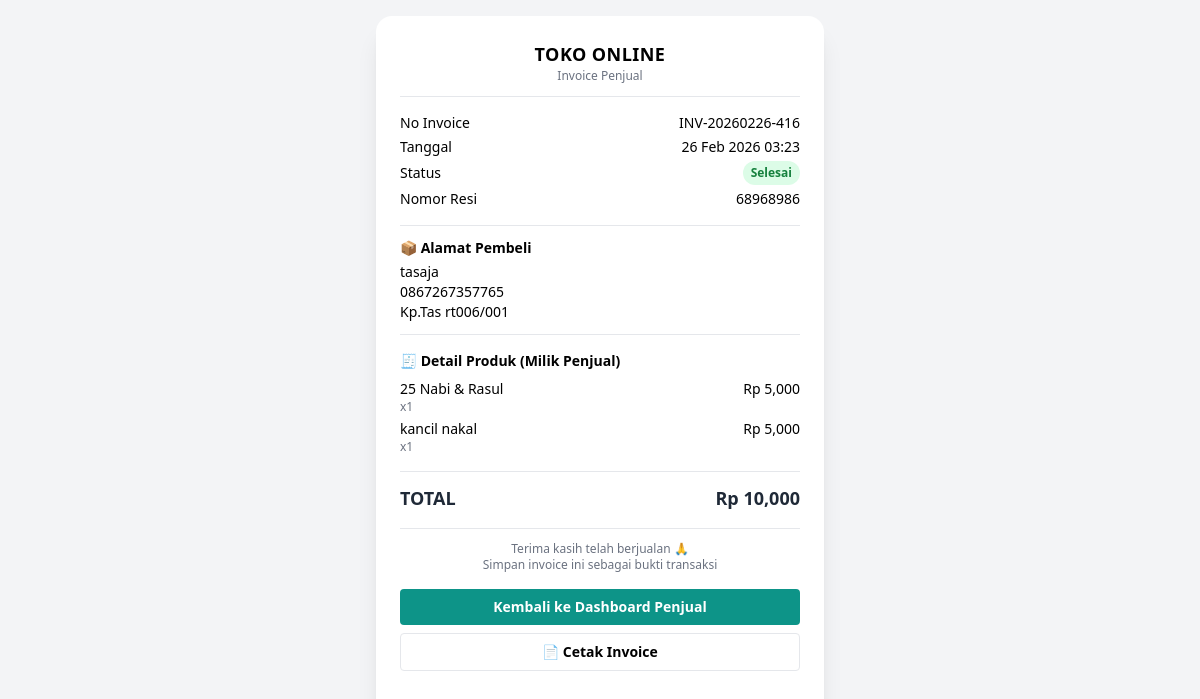
/penjual/invoice.php?transaksi_id=416 (signed in), run on the app's committed database.
### tables this page shows
CREATE TABLE `transaksi` (
  `id` int NOT NULL,
  `pembeli_id` int NOT NULL,
  `bank` varchar(50) DEFAULT NULL,
  `no_rekening` varchar(50) DEFAULT NULL,
  `no_telepon` varchar(15) DEFAULT NULL,
  `total` int NOT NULL,
  `resi` varchar(100) DEFAULT NULL,
  `status` enum('menunggu_verifikasi','diproses','dikirim','selesai','refund') NOT NULL DEFAULT 'menunggu_verifikasi',
  `created_at` timestamp NOT NULL DEFAULT CURRENT_TIMESTAMP,
  `pesan_refund` text,
  `notif_dibaca_pembeli` tinyint(1) DEFAULT '1'
);

CREATE TABLE `users` (
  `id` int NOT NULL,
  `role_id` int NOT NULL,
  `nik` char(16) NOT NULL,
  `nama` varchar(100) NOT NULL,
  `email` varchar(100) NOT NULL,
  `password` varchar(255) NOT NULL,
  `created_at` timestamp NOT NULL DEFAULT CURRENT_TIMESTAMP,
  `alamat` text,
  `foto` varchar(255) DEFAULT NULL,
  `reset_token` varchar(255) DEFAULT NULL,
  `reset_expired` datetime DEFAULT NULL,
  `status_login` enum('online','offline') DEFAULT 'offline',
  `is_active` tinyint(1) DEFAULT '1'
);

CREATE TABLE `transaksi_detail` (
  `id` int NOT NULL,
  `transaksi_id` int NOT NULL,
  `produk_id` int NOT NULL,
  `qty` int NOT NULL,
  `harga` int NOT NULL
);

CREATE TABLE `produk` (
  `id` int NOT NULL,
  `penjual_id` int NOT NULL,
  `kategori_id` int DEFAULT NULL,
  `nama_produk` varchar(150) NOT NULL,
  `deskripsi` text,
  `harga_modal` int NOT NULL,
  `harga` int NOT NULL,
  `margin` int NOT NULL DEFAULT '0',
  `margin_persen` int NOT NULL DEFAULT '0',
  `stok` int NOT NULL DEFAULT '0',
  `gambar` varchar(255) DEFAULT NULL,
  `created_at` timestamp NOT NULL DEFAULT CURRENT_TIMESTAMP,
  `updated_at` timestamp NOT NULL DEFAULT CURRENT_TIMESTAMP ON UPDATE CURRENT_TIMESTAMP,
  `is_active` tinyint(1) DEFAULT '1'
);

### penjual/invoice.php (the view, shortened to what this page needs)
<?php
include '../config/koneksi.php';
$penjual_id = $_SESSION['user_id'];
$transaksi_id = intval($_GET['transaksi_id'] ?? 0);
$q = mysqli_query($conn, "
    SELECT
        t.id,
        t.created_at,
        u.nama,
        u.alamat,
        t.no_telepon
    FROM transaksi t
    JOIN users u ON t.pembeli_id = u.id
    WHERE t.id = $transaksi_id
");
$transaksi = mysqli_fetch_assoc($q);
$qStatus = mysqli_query($conn, "
    SELECT status
    FROM transaksi_penjual
    WHERE transaksi_id = $transaksi_id
    AND penjual_id = $penjual_id
    LIMIT 1
");
$status_row = mysqli_fetch_assoc($qStatus);
$status_penjual = $status_row['status'] ?? 'menunggu';
$qResi = mysqli_query($conn, "
    SELECT resi
    FROM transaksi_penjual
    WHERE transaksi_id = $transaksi_id
    AND penjual_id = $penjual_id
    LIMIT 1
");
$resi_row = mysqli_fetch_assoc($qResi);
$resi = $resi_row['resi'] ?? '';
$qDetail = mysqli_query($conn, "
    SELECT
        d.qty,
        d.harga,
        p.nama_produk
    FROM transaksi_detail d
    JOIN produk p ON d.produk_id = p.id
    WHERE d.transaksi_id = $transaksi_id
    AND p.penjual_id = $penjual_id
");
$items = [];
$total = 0;
while ($d = mysqli_fetch_assoc($qDetail)) {
    $items[] = $d;
    $total += $d['harga'] * $d['qty'];
}
$invoice = [
    'kode'    => 'INV-' . date('Ymd', strtotime($transaksi['created_at'])) . '-' . $transaksi_id,
    'tanggal' => date('d M Y H:i', strtotime($transaksi['created_at'])),
    'total'   => $total,
    'status'  => $status_penjual,
     'resi'    => $resi,
    'alamat'  => [
        'nama'   => $transaksi['nama'],
        'telp'   => $transaksi['no_telepon'],
        'alamat' => $transaksi['alamat']
    ],
    'items' => $items
];
$alamat = $invoice['alamat'];
?>
<!DOCTYPE html>
<html lang="id">
<head>
    <script src="https://cdn.tailwindcss.com"></script>
</head>
<body class="bg-gray-100 min-h-screen flex justify-center p-4">
<div class="bg-white w-full max-w-md rounded-2xl shadow-xl p-6 text-sm font-sans print-area">
    <div class="text-center border-b pb-3 mb-4">
        <h1 class="text-lg font-bold tracking-wide">TOKO ONLINE</h1>
        <p class="text-xs text-gray-500">Invoice Penjual</p>
    </div>
    <div class="mb-4 space-y-1">
        <div class="flex justify-between">
            <span>No Invoice</span>
            <span><?= $invoice['kode'] ?></span>
        </div>
        <div class="flex justify-between">
            <span>Tanggal</span>
            <span><?= $invoice['tanggal'] ?></span>
        </div>
 <div class="flex justify-between items-center">
    <span>Status</span>
    <?php
    $badge = match ($invoice['status']) {
        'menunggu' => 'bg-orange-100 text-orange-700',
        'diproses' => 'bg-blue-100 text-blue-700',
        'dikirim' => 'bg-blue-200 text-blue-800',
        'selesai'  => 'bg-green-100 text-green-700',
        'refund'   => 'bg-red-100 text-red-700',
        default    => 'bg-gray-100 text-gray-700'
    };
    ?>
    <span class="px-2 py-1 text-xs rounded-full font-semibold <?= $badge ?>">
        <?= ucfirst($invoice['status']) ?>
    </span>
</div>
        <div class="flex justify-between">
    <span>Nomor Resi</span>
    <span><?= $invoice['resi'] ?: '-' ?></span>
</div>
    </div>
    <div class="border-t border-b py-3 mb-4">
        <p class="font-bold mb-1">📦 Alamat Pembeli</p>
        <p><?= htmlspecialchars($alamat['nama']) ?></p>
        <p><?= htmlspecialchars($alamat['telp']) ?></p>
        <p><?= htmlspecialchars($alamat['alamat']) ?></p>
    </div>
    <div class="mb-4">
        <p class="font-bold mb-2">🧾 Detail Produk (Milik Penjual)</p>
        <?php foreach ($invoice['items'] as $item): ?>
            <div class="flex justify-between mb-1">
                <div>
                    <p><?= htmlspecialchars($item['nama_produk']) ?></p>
                    <p class="text-xs text-gray-500">x<?= $item['qty'] ?></p>
                </div>
                <p>Rp <?= number_format($item['harga'] * $item['qty']) ?></p>
            </div>
        <?php endforeach; ?>
    </div>
    <div class="border-t pt-3 mb-4">
        <div class="flex justify-between font-bold text-lg text-gray-800">
            <span>TOTAL</span>
            <span>Rp <?= number_format($invoice['total']) ?></span>
        </div>
    </div>
    <div class="text-center text-xs text-gray-500 border-t pt-3">
        Terima kasih telah berjualan 🙏<br>
        Simpan invoice ini sebagai bukti transaksi
    </div>
    <div class="mt-4 flex flex-col gap-2 no-print">
        <a href="../penjual/dashboard.php"
           class="bg-teal-600 text-white py-2 rounded text-center font-bold">
            Kembali ke Dashboard Penjual
        </a>
        <button onclick="window.print()"
           class="border py-2 rounded text-center font-bold">
           📄 Cetak Invoice
        </button>
    </div>
</div>
</body>
</html>

### data on the page
transaksi: pembeli.nama "tasaja", no_telepon "0867267357765", pembeli.alamat "Kp.Tas rt006/001"
transaksi_detail: produk.nama_produk "25 Nabi & Rasul", qty "1", $item['harga'] * $item['qty'] "5,000"
transaksi_detail: produk.nama_produk "kancil nakal", qty "1", $item['harga'] * $item['qty'] "5,000"

### other printed values
$invoice['kode'] "INV-20260226-416"
$invoice['tanggal'] "26 Feb 2026 03:23"
$invoice['status'] "Selesai"
$invoice['resi'] ?: '-' "68968986"
$invoice['total'] "10,000"
